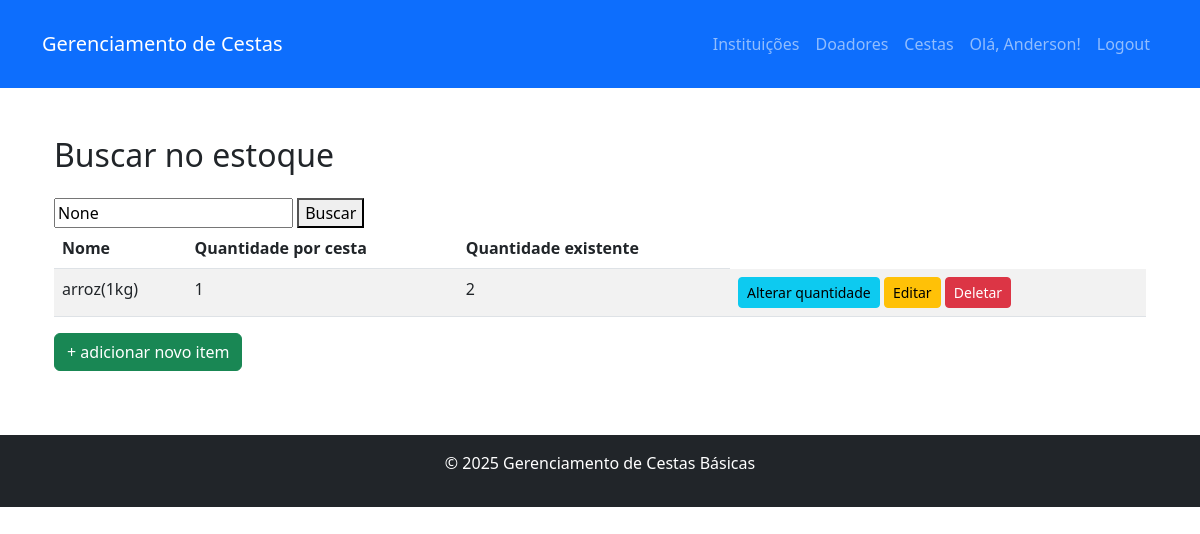
Page /home/Itens/ (signed in) on the committed database.
### gerenciador/models.py (models this page shows)
class TbItem_Cesta(models.Model):
    ID_Item_Cesta = models.AutoField(primary_key= True, null= False)
    Nome = models.CharField(max_length = 255, null= False)
    Quant_padrao = models.PositiveIntegerField(null= False)
    Quant_Obtida = models.PositiveIntegerField(null= False, default=0)

### gerenciador/views.py (the view)
def buscar_Itens(request):
    query = request.GET.get('q')
    Itens_Cesta = TbItem_Cesta.objects.all()
    if query:
        Itens_Cesta = Itens_Cesta.filter(name__icontains=query)
    return render(request, 'Estoque.html', {'Itens_Cesta': Itens_Cesta, 'query': query})

### gerenciador/templates/Estoque.html
{% extends 'base.html' %}
{% block content %}
    <div class="container">
        <h2 class="mb-4">Buscar no estoque</h2>
        <form method="get" action="{% url 'itens' %}">
            <input type="text" name="q" placeholder="Digite o nome do Item de estoque" value="{{ query }}">
            <button type="submit">Buscar</button>
        </form>
        {% if Itens_Cesta %}
            <table class="table table-striped">
                <thead>
                    <tr>
                        <th>Nome</th>
                        <th>Quantidade por cesta</th>
                        <th>Quantidade existente</th>
                    </tr>
                </thead>
                <tbody>
                    {% for Item in Itens_Cesta %}
                        <tr>
                            <td>{{ Item.Nome }}</td>
                            <td>{{ Item.Quant_padrao }}</td>
                            <td>{{ Item.Quant_Obtida}}</td>
                            <td>
                                <a href="{% url 'atualizar-quantidade' Item.ID_Item_Cesta %}" class="btn btn-info btn-sm">Alterar quantidade</a>
                                <a href="{% url 'editar_Item' Item.ID_Item_Cesta %}" class="btn btn-warning btn-sm">Editar</a>
                                <a href="{% url 'deletar_Item' Item.ID_Item_Cesta %}" class="btn btn-danger btn-sm">Deletar</a>
                            </td>
                        </tr>
                    {% endfor %}
                </tbody>
            </table>
        {% else %}
            <p class="text-muted">Nenhum item cadastrado.</p>
        {% endif %}
        <a href="{% url 'criar_Item' %}" class="btn btn-success mb-3">+ adicionar novo item</a>
    </div>
{% endblock %}

### app/templates/base.html (shortened to what this page needs)
<!DOCTYPE html>
<html lang="en">
<head>
    <link href="https://cdn.jsdelivr.net/npm/bootstrap@5.3.0/dist/css/bootstrap.min.css" rel="stylesheet">
</head>
<body>
    <header class="bg-primary text-white py-3">
        <div class="container">
            <nav class="navbar navbar-expand-lg navbar-dark">
                <a class="navbar-brand" href="{% url 'home' %}">Gerenciamento de Cestas</a>
                <div class="collapse navbar-collapse" id="navbarNav">
                    <ul class="navbar-nav ms-auto">
                        {% if user.is_authenticated %}
                            <li class="nav-item">
                                <a class="nav-link" href="{% url 'lista_instituicoes' %}">Instituições</a>
                            </li>
                            <li class="nav-item">
                                <a class="nav-link" href="{% url 'lista_doadores' %}">Doadores</a>
                            </li>
                            <li class="nav-item">
                                <a class="nav-link" href="{% url 'lista_cestas' %}">Cestas</a>
                            </li>
                            <li class="nav-item">
                                <span class="nav-link">Olá, {{ user.username }}!</span>
                            </li>
                            <li class="nav-item">
                                <a class="nav-link" href="{% url 'logout' %}">Logout</a>
                            </li>
                        {% endif %}
                    </ul>
                </div>
            </nav>
        </div>
    </header>
    <main class="container my-5">
        {% block content %}{% endblock %}
    </main>
    <footer class="bg-dark text-white text-center py-3">
        <div class="container">
            <p>&copy; 2025 Gerenciamento de Cestas Básicas</p>
        </div>
    </footer>
</body>
</html>

### rows in the picture
TbItem_Cesta: Nome "arroz(1kg)", Quant_padrao "1", Quant_Obtida "2"

### other values in the picture
{{ user.username }} "Anderson"
